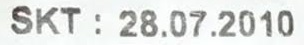
%> input picture AnalyzeExpirationDateofProducts/OCR/skt1.jpg, 304 x 45 px
$ octave OCR.m   (GNU Octave 9; MATLAB toolbox functions it lacks are replaced by stand-ins)
%> lines starting %> are read from the running program, lines starting %| are printed output that depends on the picture; in (x1, y1, x2, y2) boxes, pixels count from 0 and x2, y2 are one past the last pixel; in counts of white or black regions, pixels touching at a corner belong together; the program's own positions count from 1
### AnalyzeExpirationDateofProducts/OCR/lines.m
function [fl re]=lines(im_text)
im_text=clip(im_text);
num_files=size(im_text,1);
for s=1:num_files
    if sum(im_text(s,:))==0
        nm=im_text(1:s-1, :); % 軱K SATIR
        rm=im_text(s:end, :); % GER軾E KALAN SATIRLAR
        fl = clip(nm);
        re=clip(rm);
        break
    else
        fl=im_text; % TEK SATIRDAN OLU轚YOR.
        re=[ ]; % GER軾E KALAN SATIR YOK.
    end
end
% CL軵 FONKS軾ONUNU TANITMAK.
function img_out=clip(img_in)
[f c]=find(img_in);
img_out=img_in(min(f):max(f),min(c):max(c));

### AnalyzeExpirationDateofProducts/OCR/read_letter.m
function letter=read_letter(imagn,num_letras)
global templates
comp=[ ]; % COMPARE ETMEK ÝÇÝN BOÞ BÝR MATRÝX TANIMLIYORUZ.
for n=1:num_letras % 1'DEN 36'YA KADAR.
    sem=corr2(templates{1,n},imagn); % HER BÝR KARAKTERLERLE OLAN BENZERLÝÐÝNÝ BULUYOR.
    comp=[comp sem]; % BULUNAN BENZERLÝKLERÝ COMP MATRÝXÝNE TEK SATIR OLUÞTURACAK ÞEKÝLDE YERLEÞTÝRÝYORUZ.
end
vd=find(comp==max(comp)); % COMP MATRÝXÝNDEKÝ EN YÜKSEK ORANDA OLANINI, YANÝ EN ÇOK BENZEYENÝNÝ ALIYORUZ.
if vd==1
    letter='A';
elseif vd==2
    letter='B';
elseif vd==3
    letter='C';
elseif vd==4
    letter='D';
elseif vd==5
    letter='E';
elseif vd==6
    letter='F';
elseif vd==7
    letter='G';
elseif vd==8
    letter='H';
elseif vd==9
    letter='I';
elseif vd==10
    letter='J';
elseif vd==11
    letter='K';
elseif vd==12
    letter='L';
elseif vd==13
    letter='M';
elseif vd==14
    letter='N';
elseif vd==15
    letter='O';
elseif vd==16
    letter='P';
elseif vd==17
    letter='Q';
elseif vd==18
    letter='R';
elseif vd==19
    letter='S';
elseif vd==20
    letter='T';
elseif vd==21
    letter='U';
elseif vd==22
    letter='V';
elseif vd==23
    letter='W';
elseif vd==24
    letter='X';
elseif vd==25
    letter='Y';
elseif vd==26
    letter='Z';
    %*-*-*-*-*
elseif vd==27
    letter='1';
elseif vd==28
    letter='2';
elseif vd==29
    letter='3';
elseif vd==30
    letter='4';
elseif vd==31
    letter='5';
elseif vd==32
    letter='6';
elseif vd==33
    letter='7';
elseif vd==34
    letter='8';
elseif vd==35
    letter='9';
else
    letter='I';
end

### AnalyzeExpirationDateofProducts/Character-Recognition-using-OCR-master/OCR.m
% OCR (Optical Character Recognition).
% Author: Ing. Diego Barrag醤 Guerrero
% e-mail: diego@matpic.com
% For more information, visit: www.matpic.com
%________________________________________
% PRINCIPAL PROGRAM
warning off %#ok<WNOFF>
% Clear all
clc, close all, clear all
% Read image
imagen=imread('skt1.jpg');
%> imagen is the input picture: size 45x304x3 uint8; mean R, G, B 221.8, 224, 221.9
% Show image
figure(10);
       imshow(imagen);
%%%%  add noise to the image
%imagen = imnoise(imagen,'gaussian',0,0.05);
%
%
% figure(1);
% imshow(imagen);
% title('INPUT IMAGE WITH NOISE')
% Convert to gray scale
if size(imagen,3)==3 %RGB image
    imagen=rgb2gray(imagen);
%> imagen: size 45x304 uint8
end
figure(2);
imshow(imagen);
% use median filter
imagen = medfilt2(imagen,[10 10]);
figure(3);
imshow(imagen);
% use adaptive histogram equalisation
imagen = adapthisteq(imagen);
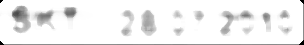
%> imagen: size 45x304 uint8; min 0, max 255, mean 240.4
figure(4);
imshow(imagen);
% contrast stretching
imagen = imadjust(imagen);
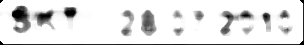
%> imagen: size 45x304 uint8; min 0, max 255, mean 227.9
figure(5);
imshow(imagen);

% Convert to BW

threshold = graythresh(imagen);
%> threshold = 0.649
figure(6);
imshow(imagen);

imagen = imcrop(imagen,[20, 12, 725, 128]);
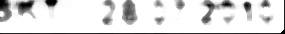
%> imagen: size 34x285 uint8; min 0, max 255, mean 222.2

imagen =~im2bw(imagen,threshold);
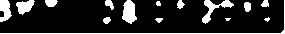
%> imagen: size 34x285 logical; 16.2% white; 15 white regions (2 under 20 px), largest, box (x1, y1, x2, y2) and area: (0, 0, 285, 34) 324, (122, 0, 137, 24) 249, (202, 0, 234, 24) 240
figure(7);
imshow(imagen);

% [7 lines of commented-out code are left out]
imagen = bwareaopen(imagen,30);
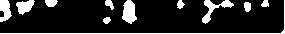
%> imagen: size 34x285 logical; 15.4% white; 11 white regions, largest, box (x1, y1, x2, y2) and area: (0, 0, 285, 34) 324, (122, 0, 137, 24) 249, (202, 0, 234, 24) 240
%Storage matrix word from image
word=[ ];
re=imagen;
%Opens text.txt as file for write
fid = fopen('text.txt', 'a');
% Load templates
load templates
global templates
% Compute the number of letters in template file
num_letras=size(templates,2);
while 1
    %Fcn 'lines' separate lines in text
    [fl re]=lines(re);
%> in clip, `[f c]=find(img_in);`: f = 1489 values from 1 to 34; c = 1489 values from 1 to 285
%> re = []
    imgn=fl;
    %Uncomment line below to see lines one by one
    %imshow(fl);pause(0.5)
    %-----------------------------------------------------------------
    % Label and count connected components
    [L Ne] = bwlabel(imgn);
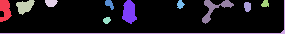
%> L: size 34x285 double; 12 distinct labels, from 0 to 11; one colour per label, 0 black
%> Ne = 11
    for n=1:Ne
        [r,c] = find(L==n);
%> r = 185 values from 1 to 22; c = 185 values from 1 to 12
        % Extract letter
        n1=imgn(min(r):max(r),min(c):max(c));
        % Resize letter (same size of template)
        img_r=imresize(n1,[42 24]);
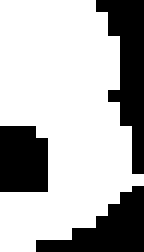
%> img_r: size 42x24 logical (shown 6 times larger); 70% white; 3 black regions, box (x1, y1, x2, y2) and area: (16, 0, 24, 29) 120, (6, 31, 24, 42) 98, (0, 21, 8, 32) 84
        %Uncomment line below to see letters one by one
         %imshow(img_r);pause(0.5)
        %-------------------------------------------------------------------
        % Call fcn to convert image to text
        letter=read_letter(img_r,num_letras);
%> the loop in read_letter, `for n=1:num_letras % 1'DEN 36'YA KADAR.` made 36 passes
%> sem on passes 9 to 20: 0.079, -0.399, 0.0686, -0.146, -0.0783, -0.198, -0.191, 0.0447, -0.0351, 0.116, 0.13, 0.229
%> (sem, comp) on passes 1 to 6: (0.214, 0.214), (-0.0135, [0.214 -0.0135]), (-0.0985, [0.214 -0.0135 -0.0985]), (-0.122, [0.214 -0.0135 -0.0985 -0.122]), (-0.0864, [0.214 -0.0135 -0.0985 -0.122 -0.0864]), (0.114, [0.214 -0.0135 -0.0985 -0.122 -0.0864 0.114])
%> after the loop in read_letter, `for n=1:num_letras % 1'DEN 36'YA KADAR.`: comp = 36 values, max 0.229 at index 20, min -0.4 at index 21, mean -0.0158
%> in read_letter, `vd=find(comp==max(comp));`: vd = 20
%> letter = 'T'
        % Letter concatenation
        word=[word letter];
%> word = 'T'
    end
    %fprintf(fid,'%s\n',lower(word));%Write 'word' in text file (lower)
                %fprintf(fid,'%s\n',word);%Write 'word' in text file (upper)
                word
%> word = 'TEVV414AK94'
               % word1 = 'SHARATH'
    % Clear 'word' variable
    word=[ ];
    %*When the sentences finish, breaks the loop
    if isempty(re)  %See variable 're' in Fcn 'lines'
        break
    end
end
%%%%%%% to print in a text file 'text.txt'
%fclose(fid);
%Open 'text.txt' file
%winopen('text.txt')


clear all
